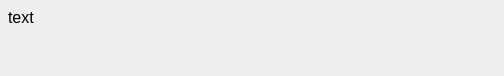
<?xml version="1.0" encoding="UTF-8"?>
<ui version="4.0">
 <class>Rectangle</class>
 <widget class="QFrame" name="Rectangle">
  <property name="geometry">
   <rect>
    <x>0</x>
    <y>0</y>
    <width>504</width>
    <height>46</height>
   </rect>
  </property>
  <property name="sizePolicy">
   <sizepolicy hsizetype="Expanding" vsizetype="Preferred">
    <horstretch>0</horstretch>
    <verstretch>0</verstretch>
   </sizepolicy>
  </property>
    <property name="minimumSize">
     <size>
        <width>0</width>
        <height>0</height>
     </size>
    </property>
  <property name="maximumSize">
   <size>
    <width>504</width>
    <height>16777215</height>
   </size>
  </property>
  <property name="windowTitle">
   <string>Form</string>
  </property>
  <property name="autoFillBackground">
   <bool>false</bool>
  </property>
  <property name="Role" stdset="0">
   <string/>
  </property>
  <layout class="QVBoxLayout" name="verticalLayout">
   <property name="leftMargin">
    <number>4</number>
   </property>
   <property name="topMargin">
    <number>4</number>
   </property>
   <property name="rightMargin">
    <number>9</number>
   </property>
   <property name="bottomMargin">
    <number>4</number>
   </property>
  <item alignment="Qt::AlignmentFlag::AlignLeft|Qt::AlignmentFlag::AlignTop">
  <widget class="QTextBrowser" name="MessageContent">
    <property name="plainText">
     <string>text</string>
    </property>
    <property name="readOnly">
     <bool>true</bool>
    </property>
   <property name="styleSheet">
    <string notr="true">background: transparent; border: none;</string>
   </property>
   <property name="frameShape">
    <enum>QFrame::NoFrame</enum>
   </property>
   <property name="font">
    <font>
     <pointsize>12</pointsize>
     <family>Segoe UI</family>
    </font>
   </property>
   <property name="layoutDirection">
    <enum>Qt::LeftToRight</enum>
   </property>
    <property name="sizePolicy">
     <sizepolicy hsizetype="Expanding" vsizetype="Preferred">
      <horstretch>0</horstretch>
      <verstretch>0</verstretch>
     </sizepolicy>
    </property>
   </widget>
  </item>
  </layout>
 </widget>
 <resources/>
 <connections/>
</ui>
